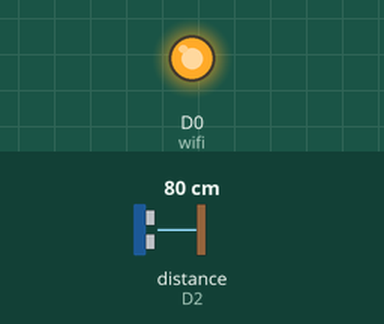
Simulated run of this sketch. Board: ESP8266 (NodeMCU). Shown: output pins drawn as LEDs (lit = HIGH). Wiring (inferred from the names in the program): ultrasonic range finder: trigger D1; echo D2. The inputs (shaded band) are chosen by the test bench; at power-on: distance to the obstacle (sensor on D2) 80 cm. The echo pulse lasts 58.3 µs per cm; WiFi joins after 1.5 s; servers stay silent unless stated; uploads are accepted with an empty reply; pins used as bus, display or sensor lines are not drawn; what the sketch prints to the serial monitor is not drawn.

Above: at 0.1 s.
At 1.1 s:
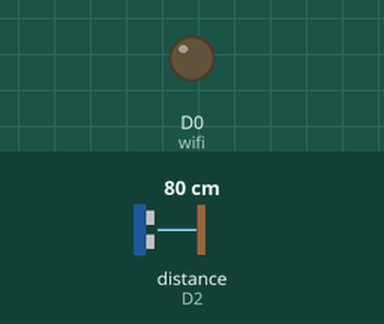
Timing chart, 0 to 2.6 s (numbered marks = the images above):
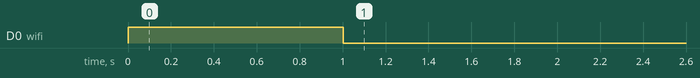

The sketch:

PDEU.Project.ino
```cpp
#include<ESP8266WiFi.h>
#include <ESP8266HTTPClient.h>
const char* ssid = "ESP8266";
const char* password = "12345678";
const int wifi = D0;
const int trigPin = D1;
const int echoPin = D2;
long duration;
int distanceCm;
void setup() {
  Serial.begin(9600);
  pinMode(wifi, OUTPUT);
  pinMode(trigPin, OUTPUT);
  pinMode(echoPin, INPUT);
  WiFi.begin(ssid, password);
  while (WiFi.status() != WL_CONNECTED)
  {
    digitalWrite(wifi, HIGH);
    delay(1000);
    digitalWrite(wifi, LOW);
    delay(1000);
  }
  digitalWrite(wifi, LOW);
}
void loop() {
  digitalWrite(trigPin, LOW);
  delayMicroseconds(2);
  digitalWrite(trigPin, HIGH);
  delayMicroseconds(10);
  digitalWrite(trigPin, LOW);
  duration = pulseIn(echoPin, HIGH);
  distanceCm = duration * 0.034 / 2;
  HTTPClient http;
  http.begin("http://techvegan.in/pdeu-project/api.php?sensor=" + (String)distanceCm);
  http.GET();
  http.end();
  Serial.println(distanceCm);
  delay(10000);
}
```
